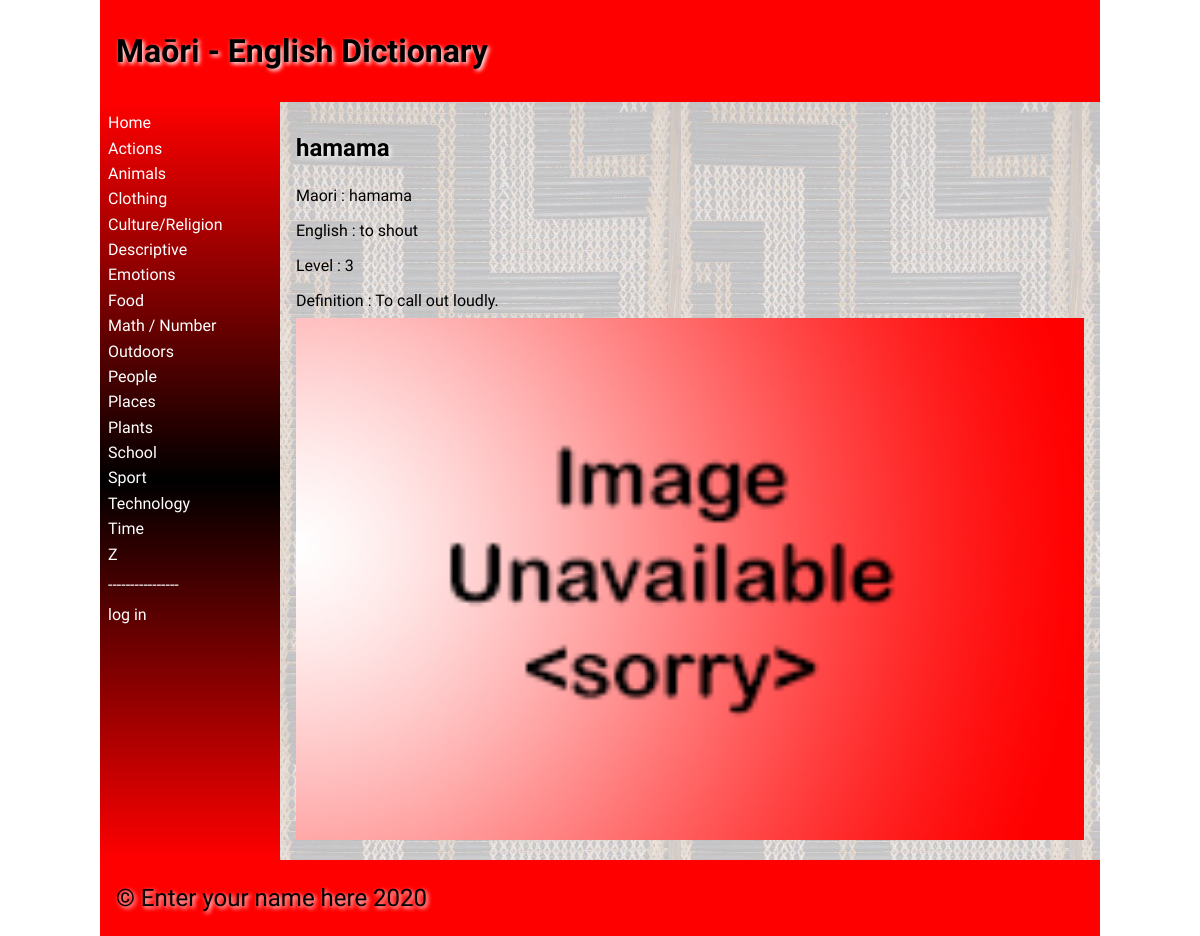
The page /word/1 on the database as committed earlier.
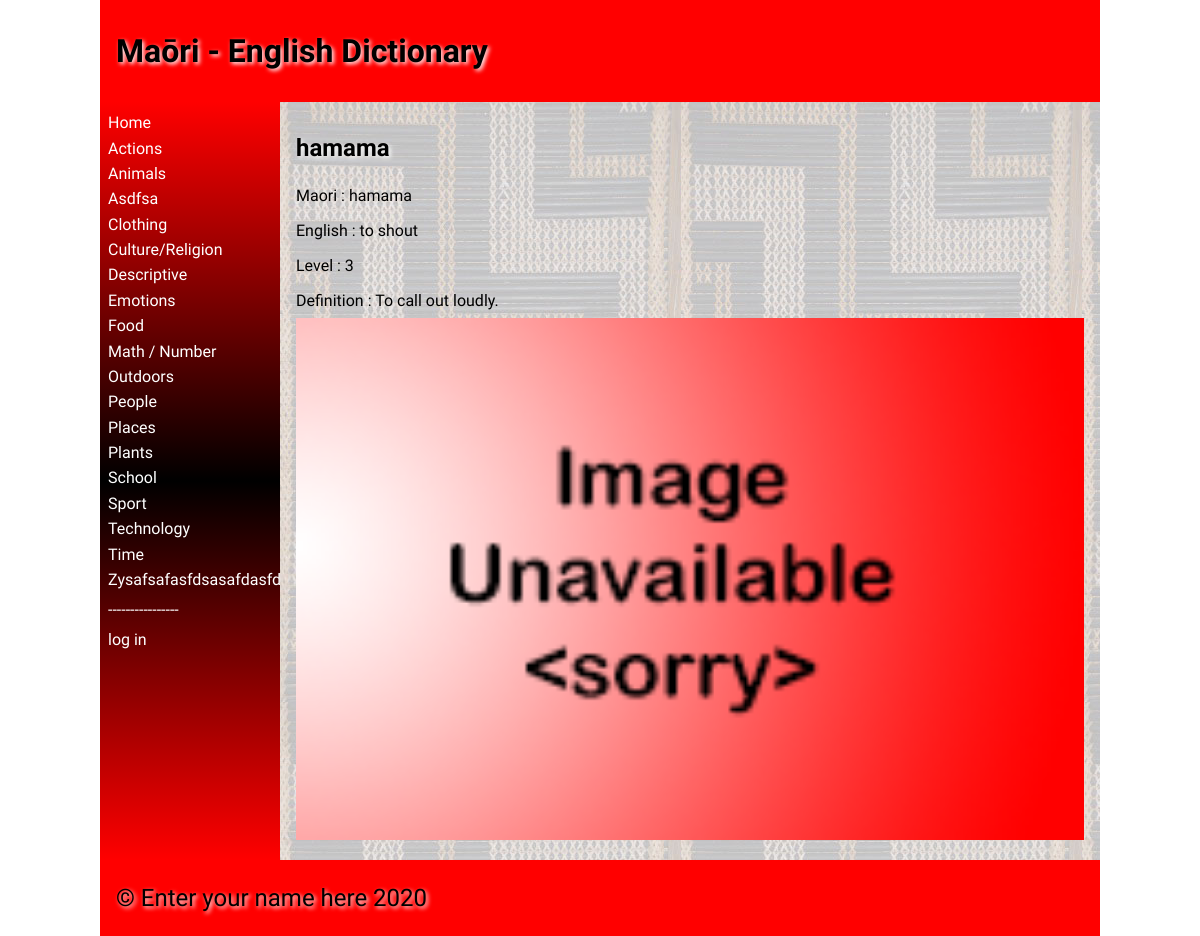
The same page on the database as committed later.
### tables this page shows
CREATE TABLE category
(
	id integer
		constraint category_pk
			primary key autoincrement,
	category varchar(30)
);

CREATE TABLE "wordbank"
(
    id             integer
        constraint wordbank_pk
            primary key autoincrement,
    maori          varchar(30),
    english        varchar(30),
    categories     integer
        references category
            on delete cascade,
    definition     varchar(200),
    level          integer,
    image          varchar(30),
    date           datetime,
    user           integer
        references login,
    last_modify_by int
        references login,
    editted_date   datetime
);

### app.py (the view, shortened to what this page needs)
@app.route('/word/<word_id>', methods=['POST', 'GET'])
def word_page(word_id):  # rendering the word pages
    error = request.args.get('error')  # gets error data from url
    confirmation = str(request.args.get('confirmation'))  # gets confirmation data from url
    wordbank = wordbank_list()
    try:   # checks if there is a word page
        word_id = int(word_id)
    except ValueError:  # returns them to home if there isn't
        print("{} is not an integer".format(word_id))
        return redirect("/")
    for word in wordbank:  # finds the word's category id
        if word[0] == word_id:
            category_id = word[3]
    if error is None:
        error = ""
    return render_template("word.html", wordlist=wordbank_list(), categories=categories(), word_id=word_id,
                           logged_in=is_logged_in(), username=username(), confirmation=confirmation,
                           is_admin=is_admin(), error=error,category_id=category_id)

### app.py (called while the page is built)
def create_connection(db_file):  # creates the general function to connect to the database
    try:
        connection = sqlite3.connect(db_file)
        connection.execute('pragma foreign_keys=ON')
        return connection
    except Error as error:
        print(error)
    return None

def is_logged_in():  # creates the function to show if someone is logged in
    if session.get('email') is None:
        print("not logged in ")
        return False
    else:
        print("logged in")
        return True

def is_admin():  # creates the function to show if someone has admin rights
    if session.get('admin') != 1:
        print("denied")
        return redirect("/") and False
    else:
        return True

def categories():  # queries category and id columns into a list
    con = create_connection(DATABASE)
    query = "SELECT category,id FROM category ORDER BY category ASC"
    cur = con.cursor()
    cur.execute(query)
    category_list = cur.fetchall()
    con.close()
    return category_list

### templates/word.html (shortened to what this page needs)
{% extends 'base.html' %}
{% block heading %}Maōri - English Dictionary{% endblock %}
{% block main %}
    {% for wordbank in wordlist %}
            {%  if wordbank[0] == word_id %}
                <h2>{{ wordbank[1] }}</h2>
            {% endif %}
    {% endfor %}
    <div>
        {% for wordbank in wordlist %}
            {%  if wordbank[0] == word_id %}
                <p> Maori : {{ wordbank[1] }}</p>
                <p> English : {{ wordbank[2] }}</p>
                <p> Level : {{ wordbank[5] }}</p>
                <p> Definition : {{ wordbank[4] }}</p>
                <img src = "/static/images/{{ wordbank[6] }}">
    </div>
            {% endif %}
        {% endfor %}
{% endblock %}

### templates/base.html (shortened to what this page needs)
<!doctype html>
<html lang="en">
<head>
	<link href="{{ url_for('static', filename='css/style.css') }}" rel="stylesheet">
</head>
<body>
	<div id="container">
		<header>
			<h1>{% block heading %}{% endblock %}</h1>
		</header>
		<nav>
			<ul>
                <li><a href="\">Home</a></li>
                {% for category in categories %}
                    <li><a href="/category/{{ category[1] }}">{{ category[0] }}</a></li>
                {% endfor %}
                 <p style = "color:white;">----------------</p>
                {% if logged_in %}
                     <li><a href = "/logout">log out</a></li>
                {% else %}
                    <li><a href = "/login">log in</a></li>
                {% endif %}
			</ul>
		</nav>
		<main>
            {% block main%}{% endblock %}
        </main>
		<footer>
			<p>
				&copy; Enter your name here 2020
			</p>
		</footer>
	</div>
</body>
</html>

Rows that differ between the two databases and show on the page:
added category: category "Asdfsa"
changed category: category "Z" → "Zysafsafasfdsasafdasfd"
